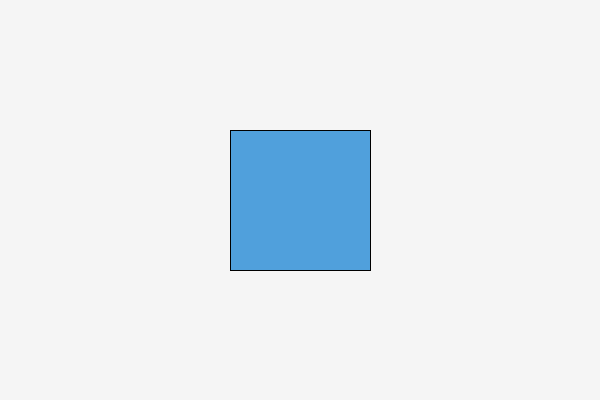
Frame 1 (no input)
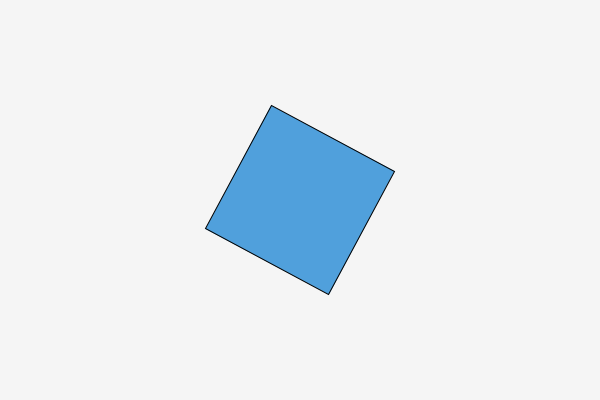
Frame 60 (the mouse pressed at the canvas centre just before this capture)
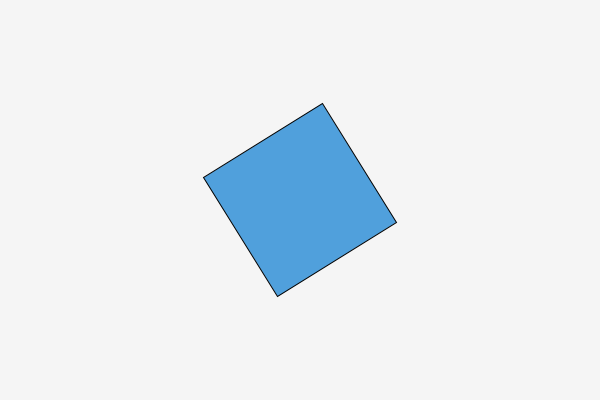
Frame 120 (the mouse held since frame 60 and released just before this capture)

The Processing sketch that drew these frames (run headless with seeded random() and noise(); from frame 60 on, the mouse is pressed at the canvas centre):

// Processing sketch: sample_05_05_rotation_animation
// ── sample_05_05_rotation_animation.pde
float angle = 0;
float omega = radians(2);

void setup() {
  size(600, 400);
  rectMode(CENTER);
}

void draw() {
  background(245);

  translate(width / 2, height / 2);
  rotate(angle);

  fill(80, 160, 220);
  rect(0, 0, 140, 140);

  angle += omega;
}
